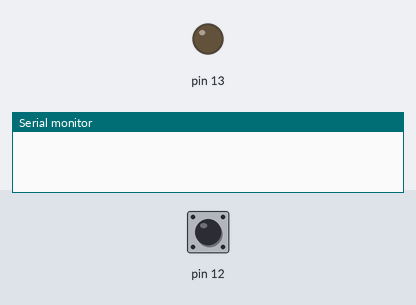
Bench run of a sketch on a simulated Arduino Uno, built with avr-gcc and run on an emulated ATmega328P. On the bench: output pins drawn as LEDs (lit = HIGH), the last lines printed to the serial monitor. The inputs (shaded band) are chosen by the test bench; at power-on: pin 12 HIGH.

Above: at 1.2 s.
1.3 s: pin 12 pulled LOW for 0.15 s
At 2.2 s:
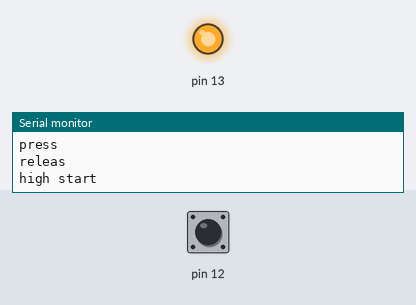
3.9 s: pin 12 pulled LOW for 1 s
At 6.2 s:
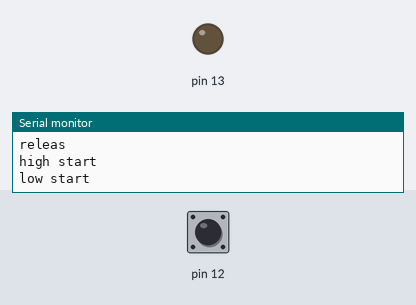
7.4 s: pin 12 pulled LOW for 3.2 s
At 8.5 s:
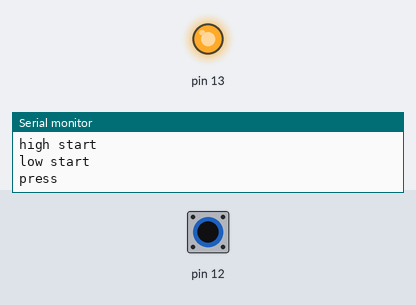
Timing chart, 0 to 13.1 s (numbered marks = the images above; inputs shaded):
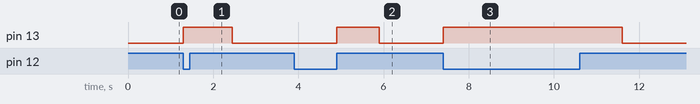

The sketch:

sketch_oct26b.ino
```cpp
boolean butt_flag = 0;
boolean butt;
boolean led_flag =  0;


void setup() {
  // put your setup code here, to run once:
  pinMode(12, INPUT_PULLUP);
  pinMode(13, OUTPUT);
  Serial.begin(9600);
}

void loop() {
  // put your main code here, to run repeatedly:
butt = !digitalRead(12);
  if (butt == 1 && butt_flag == 0){
    butt_flag = 1;
    Serial.println("press");
    led_flag = !led_flag;
    digitalWrite(13, led_flag);
  }
  if (butt == 0 && butt_flag == 1){
    butt_flag = 0;
    Serial.println("releas");
      digitalWrite(13, HIGH);   // turn the LED on (HIGH is the voltage level)
      Serial.println("high start");
      delay(1000);                       // wait for a second
      digitalWrite(13, LOW);    // turn the LED off by making the voltage LOW
      Serial.println("low start");
      delay(1000);
      //if(butt == 1){ break; Serial.println("break start");}

}
}
```

Measured:
- after the input at 1.3 s, pin 13: LOW → HIGH at once, → LOW 1.2 s later
- after the input at 3.9 s, pin 13: LOW → HIGH after 1.0 s, → LOW 1.0 s later
- after the input at 7.4 s, pin 13: LOW → HIGH at once, → LOW 4.2 s later
